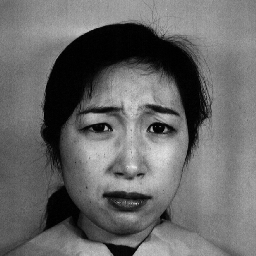
#> input picture jaffe/KA.DI1.42.tiff, 256 x 256 px, found by its file name; its folder holds only this picture in this run
$ jupyter execute --allow-errors newnotebook.ipynb
#> lines starting #> are read from the running program, lines starting #| are printed output that depends on the picture
[cell 1]
import cv2,os
import sys
import tifffile as tiff
import numpy as np
from sklearn.model_selection import KFold as KF

[cell 2]
def facedetection(filename):
#> called with filename = 'KA.DI1.42.tiff'
    face_cascade = cv2.CascadeClassifier('C:\\Users\\Shrey Malvi\\Downloads\\opencv\\build\\etc\\haarcascades\\haarcascade_frontalface_default.xml')
    img1=tiff.imread('fer2013/jaffe/'+filename)
#> img1 is the input picture: shape (256, 256); min 0, max 238, mean 104.6
    faces = face_cascade.detectMultiScale(img1, 1.3, 5)
#> faces = [[50, 65, 160, 160]]
    index=0
    for (x,y,w,h) in faces:
        cropped = img1[y :y +  h , x : x + w]
        return cropped
#> this loop made 1 pass
#> pass 1, in facedetection, `cropped = img1[y :y +  h , x : x + w]`:
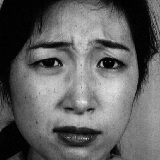
#> cropped: shape (160, 160); min 0, max 238, mean 97.9

[cell 3]
def featureextraction(scaled):
    y,x=scaled.shape
    gx=np.zeros((x,y))
    scaled = np.lib.pad(scaled, 1, 'constant', constant_values=0)
    gy = np.zeros((x, y))
    for i in range(y):
        a = np.convolve(scaled[i - 1, :], [1, 0, -1], 'valid')
        b = np.convolve(scaled[i, :], [2, 0, -2], 'valid')
        c = np.convolve(scaled[i + 1, :], [1, 0, -1], 'valid')
        gx[i, :] = np.sum([a, b, c], axis=0)
    for j in range(x):
        a = np.convolve(scaled[:, j - 1], [1, 0, -1], 'valid')
        b = np.convolve(scaled[:, j], [2, 0, -2], 'valid')
        c = np.convolve(scaled[:, j + 1], [1, 0, -1], 'valid')
        gy[:, j] = np.sum([a, b, c], axis=0)
    mag, angle = cv2.cartToPolar(gx, gy, angleInDegrees=True)
    angle=angle%180;
    for i in range(0,x):
        for j in range(0,y):
            if(angle[i,j]<=20):
                angle[i,j]=0
            elif(angle[i,j]<=40):
                angle[i,j]=1
            elif(angle[i,j]<=60):
                angle[i,j]=2
            elif(angle[i,j]<=80):
                angle[i,j]=3
            elif(angle[i,j]<=100):
                angle[i,j]=4
            elif(angle[i,j]<=120):
                angle[i,j]=5
            elif(angle[i,j]<=140):
                angle[i,j]=6
            elif(angle[i,j]<=160):
                angle[i,j]=7
            elif(angle[i,j]<=180):
                angle[i,j]=8
    angle=np.int64(angle)
    mag=np.float64(mag)
    bin_n=9
    cells=8
    blocks=2
    width = scaled.shape[0]
    height = scaled.shape[1]
    angle=np.int64(angle)
    mag=np.float64(mag)
    epsilon = sys.float_info.epsilon
    x=56
    y=56
    yd= np.int64(((height - (cells * blocks)) / cells) + 1)
    xd= np.int64(((width - (cells * blocks)) / cells) + 1)
    c=0
    histograms = []
    for i in range(0,xd,1):
        for j in range(0,yd,1):
            b_mag=mag[i*cells:i*cells+cells*blocks,j*cells:j*cells+cells*blocks]
            b_angle=angle[i*cells:i*cells+cells*blocks,j*cells:j*cells+cells*blocks]
            tempHists = []
            sumHists = np.zeros((9,))
            for m in range(0,blocks*cells,cells):
                for n in range(0,blocks*cells,cells):
                    c_mag=b_mag[m:m+cells,n:n+cells]
                    c_angle=b_angle[m:m+cells,n:n+cells]
                    tempHists.append(np.bincount(c_angle.ravel(), c_mag.ravel(), bin_n))
                    sumHists = np.sum([sumHists, np.bincount(c_angle.ravel(),c_mag.ravel(), bin_n)], axis=0)
            sumHists = np.sum(sumHists)
            for hist in tempHists:
                histograms.append(np.divide(hist, np.sqrt(np.add(np.square(sumHists), np.square(epsilon)))))
    hist = np.hstack(histograms)
    return hist

[cell 4]
def getlabel(x):
    if(x[0:2]=='NE'):
        return 0
    if(x[0:2]=='FE'):
        return 1
    if(x[0:2]=='DI'):
        return 2
    if(x[0:2]=='SA'):
        return 3
    if(x[0:2]=='HA'):
        return 4
    if(x[0:2]=='SU'):
        return 5
    if(x[0:2]=='AN'):
        return 6
img_data_list,label_temp=[],[]
c=0
for filename in os.listdir('fer2013/jaffe'):
    c=c+1
    temp1,label,num,temp=filename.split(".")

    input_img=facedetection(filename)
    input_img_resize=cv2.resize(input_img,(56,56))
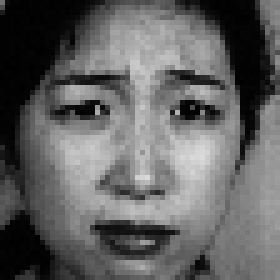
#> input_img_resize: shape (56, 56) (shown 5 times larger); min 0, max 219, mean 97.9
    input_fx=featureextraction(input_img_resize)
#> in featureextraction, `scaled = np.lib.pad(scaled, 1, 'constant', constant_values=0)`:
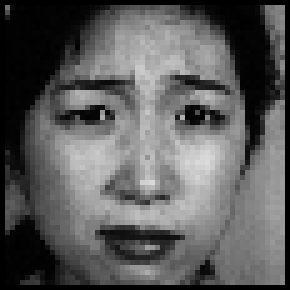
#> scaled: shape (58, 58) (shown 5 times larger); min 0, max 219, mean 91.2
#> after the loop in featureextraction, `for i in range(y):`:
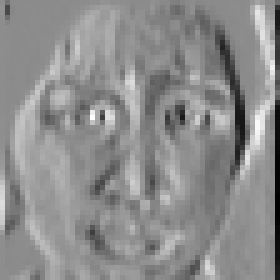
#> gx: shape (56, 56) float64 (shown 5 times larger); min -625, max 516, mean 7.6; drawn with min black and max white
#> after the loop in featureextraction, `for j in range(x):`:
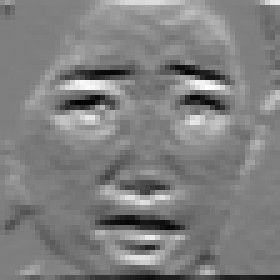
#> gy: shape (56, 56) float64 (shown 5 times larger); min -598, max 601, mean 2.8; drawn with min black and max white
#> in featureextraction, `mag, angle = cv2.cartToPolar(gx, gy, angleInDegrees=True)`:
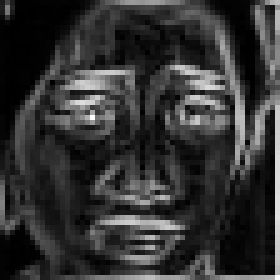
#> mag: shape (56, 56) float64 (shown 5 times larger); min 0, max 708.5, mean 145.2; drawn with min black and max white
#> in featureextraction, `mag, angle = cv2.cartToPolar(gx, gy, angleInDegrees=True)`:
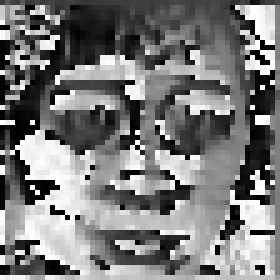
#> angle: shape (56, 56) float64 (shown 5 times larger); min 0, max 359.8, mean 173.5; drawn with min black and max white
#> in featureextraction, `angle=angle%180;`:
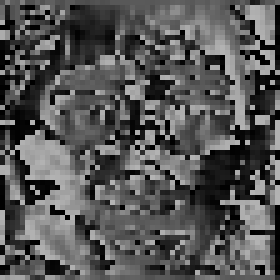
#> angle: shape (56, 56) float64 (shown 5 times larger); min 0, max 179.9, mean 85.8
#> after the loop in featureextraction, `for i in range(0,x):`:
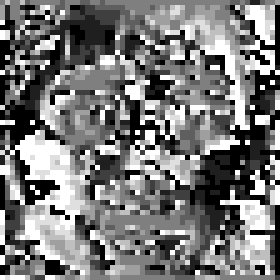
#> angle: shape (56, 56) float64 (shown 5 times larger); min 0, max 8, mean 3.79; drawn with min black and max white
#> after the loop in featureextraction, `for i in range(0,xd,1):`: histograms = 144 items
#> in featureextraction, `hist = np.hstack(histograms)`: hist = 1296 values, max 0.255 at index 994, min 0 at index 33, mean 0.0278
#> input_fx has the same summary as hist in featureextraction
    img_data_list.append(input_fx)
    label_temp.append(getlabel(label))
img_data = np.array(img_data_list)
img_data = img_data.astype('float32')
label=np.array(label_temp)
#> label = [2]

[cell 5]
print(img_data.shape)
#| (1, 1296)
kf = KF(n_splits=6, shuffle=True).split(img_data)

#> (the rest of this cell did not finish here and is left out)

[cell 6]
print(label)
#| [2]
#> (the rest of this cell did not finish here and is left out)

$ run again, on jaffe/KA.FE4.48.tiff
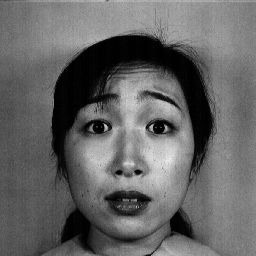
#> input picture jaffe/KA.FE4.48.tiff, 256 x 256 px, found by its file name
#> in facedetection, img1 is the input picture: shape (256, 256); min 0, max 235, mean 100.9
#> faces = [[53, 68, 159, 159]]
#> the loop in facedetection, `for (x,y,w,h) in faces:` made 1 pass
#> pass 1, in facedetection, `cropped = img1[y :y +  h , x : x + w]`:
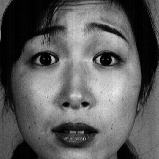
#> cropped: shape (159, 159); min 0, max 235, mean 93.4
#> after the loop in featureextraction, `for i in range(0,x):`:
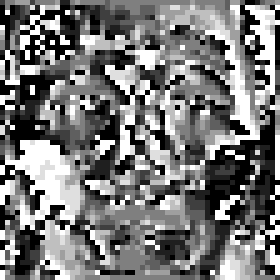
#> angle: shape (56, 56) float64 (shown 5 times larger); min 0, max 8, mean 3.77; drawn with min black and max white
#> after the loop in featureextraction, `for i in range(0,xd,1):`: histograms = 144 items
#> hist = 1296 values, max 0.237 at index 1210, min 0 at index 21, mean 0.0278
#> input_fx has the same summary as hist in featureextraction
#> label = [1]
#| (1, 1296)
#| [1]
